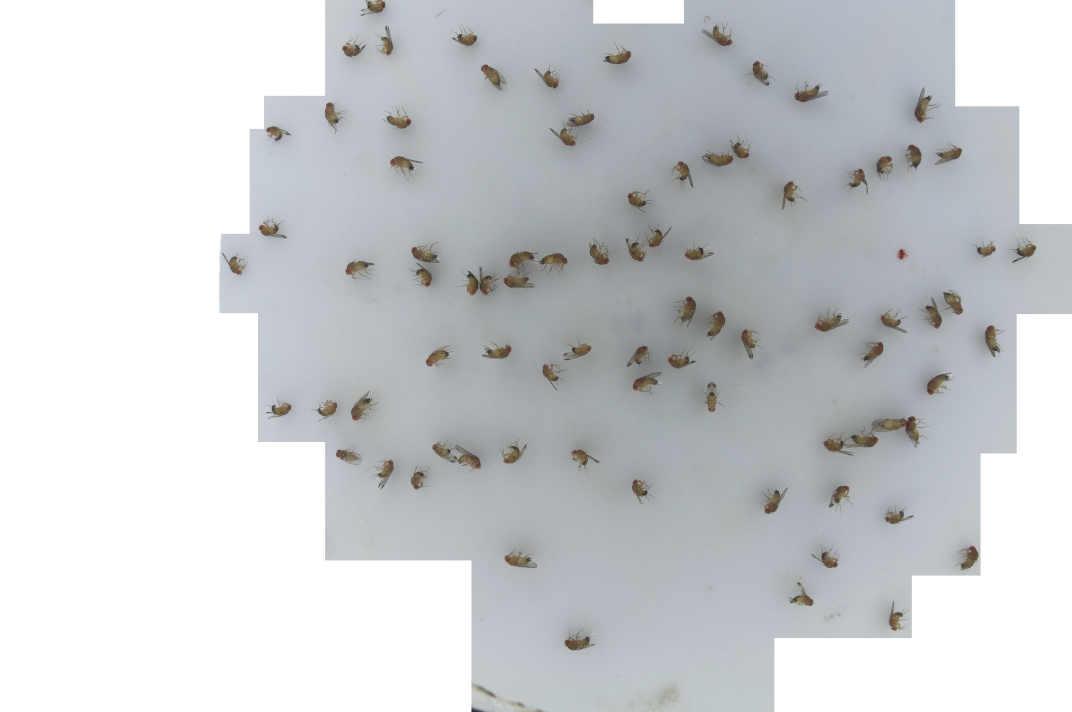
#> input picture images/Fotos 1-11-097.jpeg, 4288 x 2848 px, found by its file name (shown at 1/4 size)
$ jupyter execute --allow-errors fly_detect.ipynb   (shell and % lines are left out)
#> lines starting #> are read from the running program, lines starting #| are printed output that depends on the picture; after the words box and inside, x2 and y2 are one past the last pixel; in counts of white or black regions, pixels touching at a corner belong together
[cell 1]
import numpy as np
import cv2
import matplotlib.pyplot as plt

[cell 2]
img_orig = cv2.imread('Fotos 1-11-097.jpeg', cv2.COLOR_BGR2RGB)
#> img_orig is the input picture: shape (2848, 4288, 3); mean B, G, R 208.3, 206.1, 203.4
img_orig = cv2.cvtColor(img_orig, cv2.COLOR_RGB2BGR)
img_grey = cv2.imread('Fotos 1-11-097.jpeg', 0)                         # el cero final es para que la lea en greyscale
#> img_grey: shape (2848, 4288); min 19, max 255, mean 205.6

[cell 3]
def increase_brightness(img, value=30):
#> called with value = 30
    hsv = cv2.cvtColor(img, cv2.COLOR_BGR2HSV)
#> hsv: shape (2848, 4288, 3); mean H, S, V 13.8, 9.7, 209.1
    h, s, v = cv2.split(hsv)

    lim = 255 - value
    v[v > lim] = 255
    v[v <= lim] += value

    final_hsv = cv2.merge((h, s, v))
#> final_hsv: shape (2848, 4288, 3); mean H, S, V 13.8, 9.7, 227.4
    img = cv2.cvtColor(final_hsv, cv2.COLOR_HSV2BGR)
    return img

[cell 4]
img_orig_b = increase_brightness(img_orig, value=30)
plt.figure(figsize = (200,20))
plt.imshow(img_orig_b)

[cell 5]
plt.figure(figsize = (200,20))
plt.imshow(img_orig)

[cell 6]
# eye detection

lower_hsv = np.array([11, 40, 38])
higher_hsv = np.array([5, 38, 36])

#> (the rest of this cell did not finish here and is left out)

[cell 7]
img_orig_b = increase_brightness(img_orig, value=150)
#> in increase_brightness (call 2), `final_hsv = cv2.merge((h, s, v))`: final_hsv: shape (2848, 4288, 3); mean H, S, V 13.8, 9.7, 254.8
img_grey  = cv2.cvtColor(img_orig_b, cv2.COLOR_BGR2GRAY)
plt.figure(figsize = (200,20))
plt.imshow(img_grey)

[cell 8]
img_ = cv2.GaussianBlur(img_grey, (3,3), 0)
_, img_thr = cv2.threshold(img_, 230, 255, cv2.THRESH_BINARY)
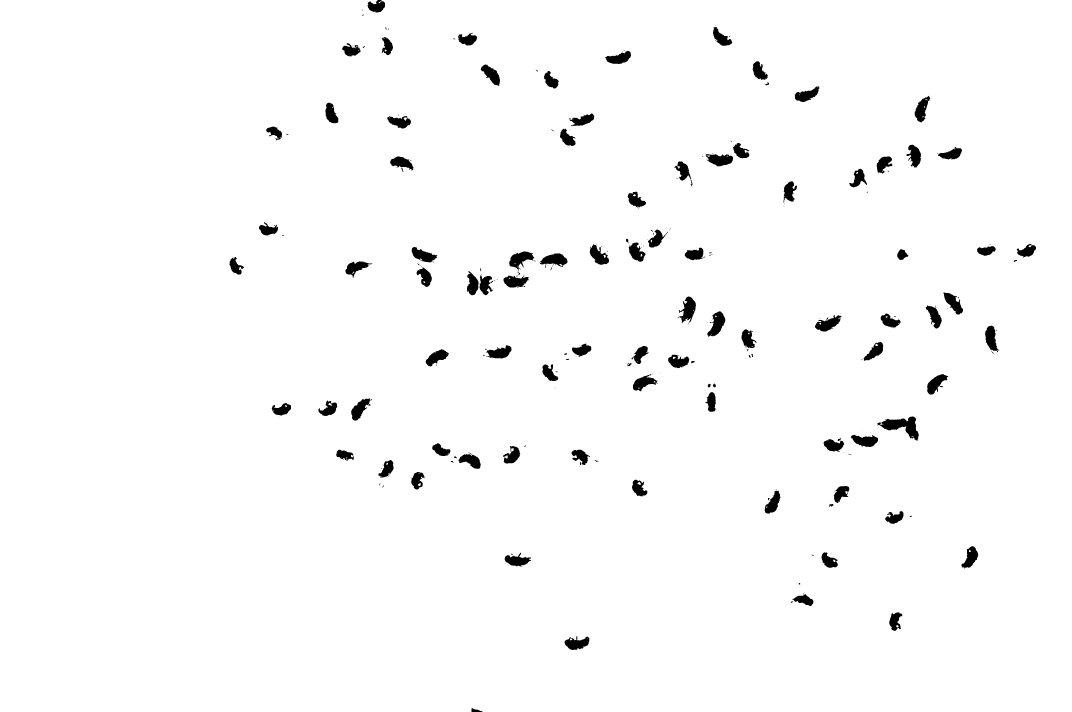
#> img_thr: shape (2848, 4288) (shown at 1/4 size); 98% white; 245 black regions (111 under 20 px), largest, box (x1, y1, x2, y2) and area: (3509, 1666, 3675, 1762) 6893, (2711, 1186, 2784, 1296) 3977, (2829, 1245, 2901, 1347) 3970

#img_thr = cv2.adaptiveThreshold(img_, 255, cv2.ADAPTIVE_THRESH_MEAN_C, cv2.THRESH_BINARY, 3, 5)
#_, img_thr = cv2.threshold(img_, 0, 255, cv2.THRESH_BINARY + cv2.THRESH_OTSU)

plt.figure(figsize = (200,20))
plt.imshow(img_thr, cmap="gray")

[cell 9]
image = img_orig

b = image.copy()
# set green and red channels to 0
b[:, :, 1] = 0
b[:, :, 2] = 0


g = image.copy()
# set blue and red channels to 0
g[:, :, 0] = 0
g[:, :, 2] = 0

r = image.copy()
# set blue and green channels to 0
r[:, :, 0] = 0
r[:, :, 1] = 0
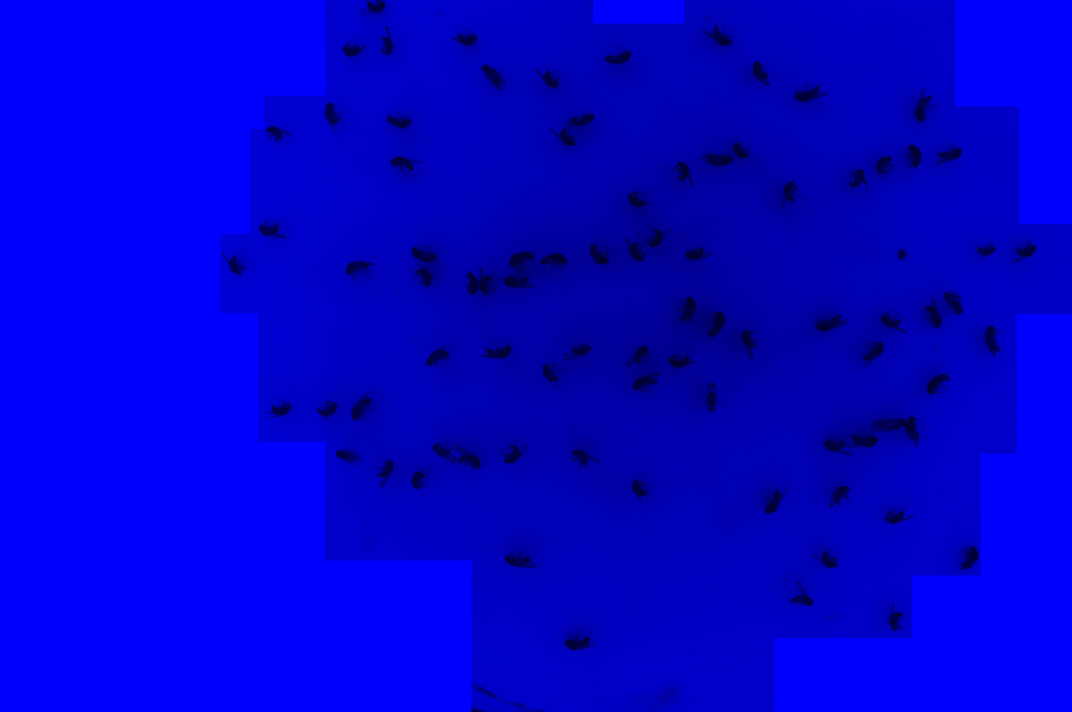
#> r: shape (2848, 4288, 3) (shown at 1/4 size); mean R, G, B 0, 0, 208.3


# RGB - Blue


plt.figure(figsize = (200,20))
plt.imshow(b, cmap="gray")

# RGB - Green

plt.figure(figsize = (200,20))
plt.imshow(g, cmap="gray")

# RGB - Red
plt.figure(figsize = (200,20))
plt.imshow(r, cmap="gray")

[cell 10]
# dilatation

kernel = np.ones((3,3), np.uint8)


img_thr_dil = cv2.dilate(img_thr, kernel, iterations = 7)
#> img_thr_dil: shape (2848, 4288); 99.4% white; 92 black regions (3 under 20 px), largest, box (x1, y1, x2, y2) and area: (3542, 1674, 3666, 1746) 2882, (2174, 1021, 2261, 1050) 1526, (2842, 626, 2924, 658) 1516
img_end = cv2.erode(img_thr_dil, kernel, iterations = 7)
#> img_end: shape (2848, 4288); 98.3% white; 85 black regions, largest, box (x1, y1, x2, y2) and area: (3535, 1667, 3673, 1753) 6200, (2038, 1007, 2131, 1066) 3393, (2167, 1014, 2268, 1057) 3374

plt.figure(figsize = (200,20))
plt.imshow(img_end, cmap="gray")

[cell 11]
# invert ... para opencv blanco es el obj
img_thr = cv2.bitwise_not(img_thr)

[cell 12]
# dilatation

kernel = np.ones((3,3), np.uint8)

img_thr_ero = cv2.erode(img_thr, kernel, iterations = 7)
img_thr_dil = cv2.dilate(img_thr_ero, kernel, iterations = 12)
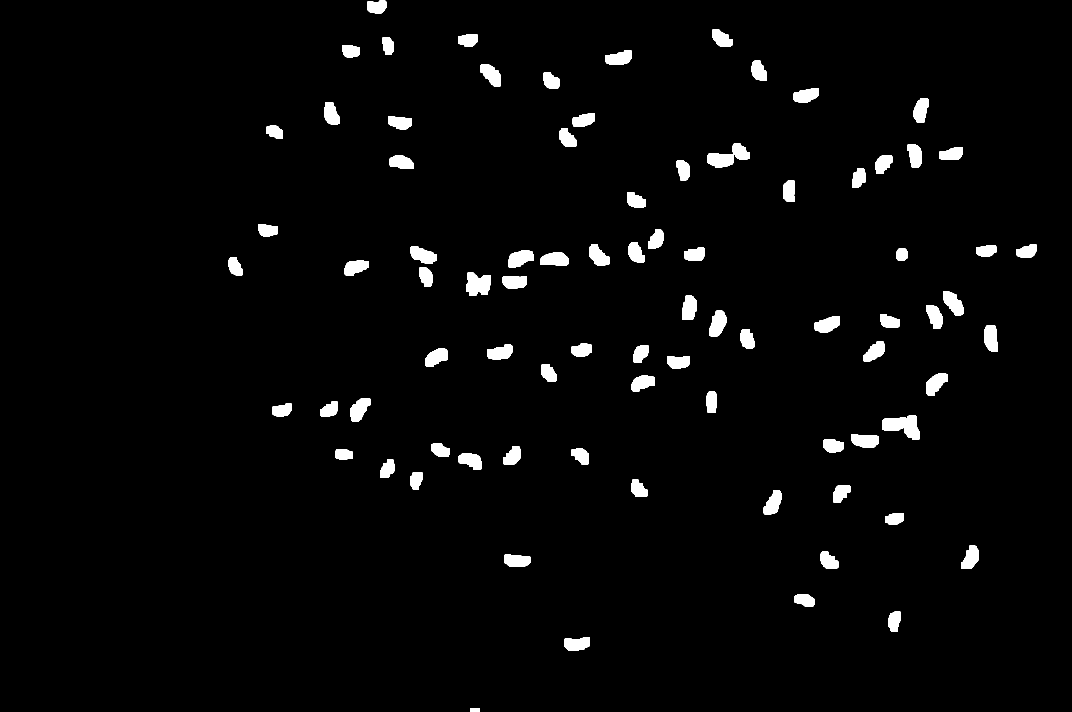
#> img_thr_dil: shape (2848, 4288) (shown at 1/4 size); 2.6% white; 84 white regions

plt.figure(figsize = (200,20))
plt.imshow(img_thr_dil, cmap="gray")

[cell 13]
# HAY 84 MOSCAS
t  = 18
cont = 0
contornos, _ = cv2.findContours(img_thr_dil, cv2.RETR_EXTERNAL, cv2.CHAIN_APPROX_SIMPLE)
#> contornos = 84 contours; largest, box (x1, y1, x2, y2) and area: (3530, 1662, 3678, 1758) 8528, (1864, 1091, 1964, 1184) 6907, (2033, 1002, 2136, 1071) 4909, (2836, 1243, 2905, 1346) 4851, (2162, 1009, 2273, 1062) 4785
print(len(contornos))
#| 84
for c in contornos:
    if len(c)>t:
        #print(len(c))
        cont = cont + 1
#> this loop made 84 passes
#> after the loop, cont = 83

print("cant contornos", cont)
#| cant contornos 83

[cell 14]
#img_fin = img_orig
img_fin = img_thr_dil
img_fin2 = img_orig

hmin = 20
wmin = 20
cont = 0

hmax = 120
wmax = 120
rect = 150

for c in contornos:
    if len(c)>t:
        (x, y, w, h) = cv2.boundingRect(c)
        if ((h>hmin) and (w>wmin)) and ((h<hmax) and (w<wmax)):

            x0 = int((x + w/2) - (rect/2))
            y0 = int((y + h/2) - (rect/2))
            cont=cont+1

            #cv2.rectangle(img_thr, (x0, y0), (x0+rect, y0+rect), (255, 255, 255), 5)
            cv2.rectangle(img_fin, (x0, y0), (x0+rect, y0+rect), (255, 0, 255), 5)
            cv2.rectangle(img_fin2, (x0, y0), (x0+rect, y0+rect), (255, 0, 255), 5)
        else:
            cont=cont+1
            cv2.rectangle(img_fin, (x0, y0), (x0+rect, y0+rect), (0, 255, 255), 5)
            cv2.rectangle(img_fin2, (x0, y0), (x0+rect, y0+rect), (0, 255, 255), 5)
#> this loop made 84 passes
#> (x, y, w, h, x0, y0) on passes 2 to 13: (2256, 2550, 104, 54, 2233, 2502), (3554, 2447, 50, 79, 3504, 2411), (3177, 2378, 80, 48, 3142, 2327), (2016, 2219, 105, 48, 1993, 2168), (3282, 2207, 71, 68, 3242, 2166), (3845, 2183, 71, 91, 3805, 2153), (3541, 2052, 74, 47, 3503, 2000), (3055, 1960, 70, 98, 3015, 1934), (3332, 1940, 69, 71, 3291, 1900), (2525, 1919, 65, 68, 2482, 1878), (1641, 1889, 48, 68, 1590, 1848), (1520, 1839, 58, 73, 1474, 1800)
#> (x, y, w, h) on pass 21: (3530, 1662, 148, 96)
#> img_fin: shape (2848, 4288); 5.3% white; 119 white regions, largest, box (x1, y1, x2, y2) and area: (1836, 957, 2296, 1216) 29130, (2319, 722, 2856, 1099) 25866, (3358, 536, 3882, 790) 22430
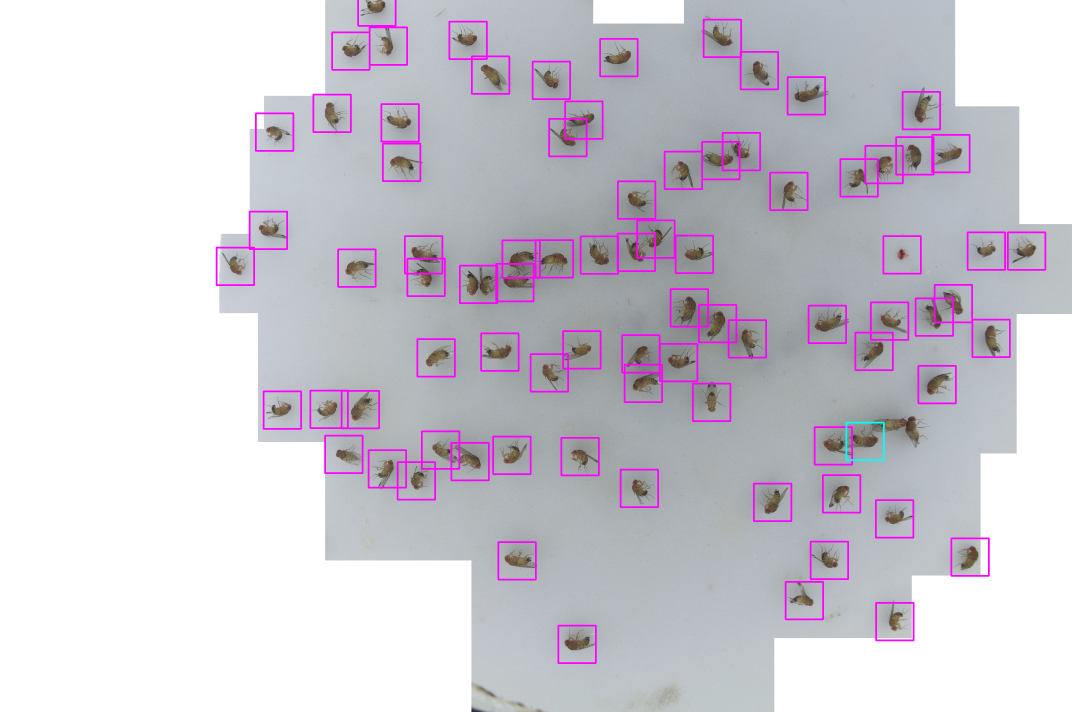
#> img_fin2: shape (2848, 4288, 3) (shown at 1/4 size); mean R, G, B 205.8, 201.6, 210.5
#> after the loop, cont = 83


print(cont)
#| 83

[cell 15]
plt.figure(figsize = (200,20))
plt.imshow(img_fin)

[cell 16]
plt.figure(figsize = (200,20))
plt.imshow(img_fin2)

[cell 17]
from skimage.filters import threshold_local

img_ = cv2.GaussianBlur(img_orig, (25,25), 0)
#> img_: shape (2848, 4288, 3)

V = cv2.split(cv2.cvtColor(img_, cv2.COLOR_BGR2HSV))[2]
T = threshold_local(V, 127, offset=7, method="gaussian")

thresh = (V > T).astype("uint8") * 255
#> thresh: shape (2848, 4288); 92% white; 1095 black regions (482 under 20 px), largest, box (x1, y1, x2, y2) and area: (1300, 1898, 1998, 2848) 35431, (3789, 0, 4288, 940) 32657, (2009, 883, 2948, 1212) 28444

plt.figure(figsize = (200,20))
plt.imshow(thresh)

[cell 18]
plt.figure(figsize = (100,10))
plt.imshow(img_grey, cmap='gray') #"Grises"

[cell 19]
mask = np.zeros([2848, 4288], np.int8)
cv2.circle(mask,(2540, 1050), 1500, (255,255,255), -1)
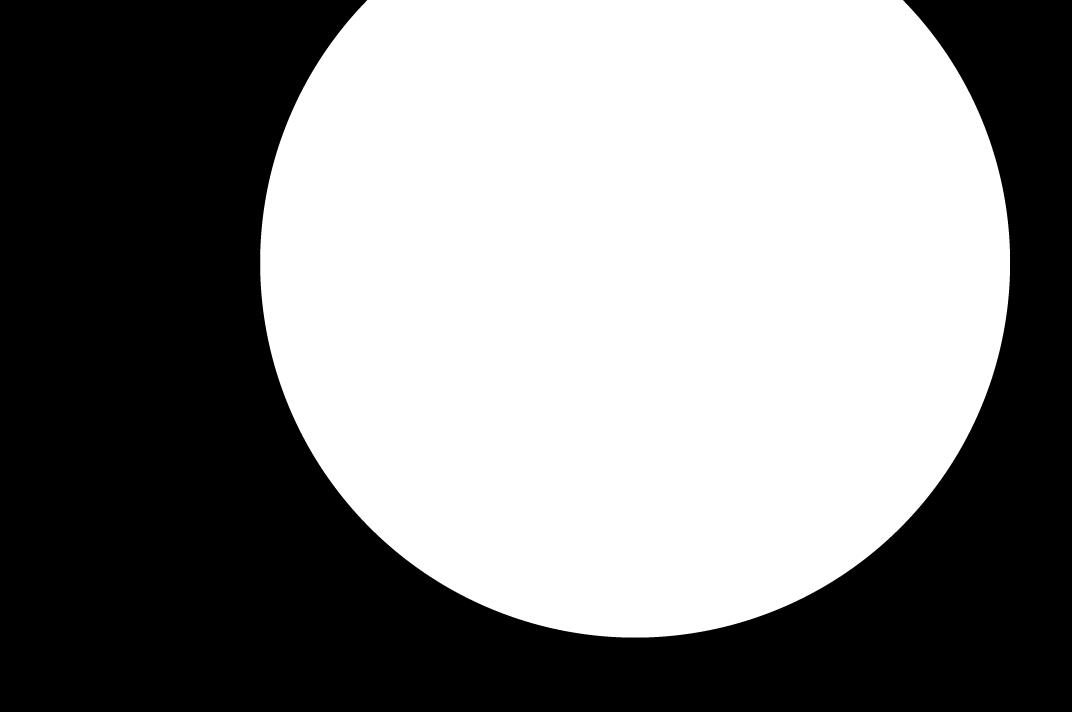
#> mask: shape (2848, 4288) int8 (shown at 1/4 size); values 0 (black) and 127 (white), 52.4% white; 1 black region, box (x1, y1, x2, y2) and area: (0, 0, 4288, 2848) 5807457

plt.imshow(mask, cmap='gray')

print(mask[1500,1030])
#| 0
print(mask[0,0])
#| 0


img_grey[mask == 0] = 255

[cell 20]
_, th = cv2.threshold(img_grey, 120, 255, cv2.THRESH_BINARY)
#> th: shape (2848, 4288); 100% white; black in thin lines or dots, all inside (x1, y1, x2, y2) = (1713, 1015, 3614, 1132)

plt.figure(figsize = (100,10))
plt.imshow(th)

[cell 21]
contornos, _ = cv2.findContours(th, cv2.RETR_EXTERNAL, cv2.CHAIN_APPROX_SIMPLE)
#> contornos = [[[0, 0], [0, 2847], [4287, 2847], [4287, 0]]]
print(len(contornos))
#| 1

[cell 22]
img_bb = img_orig
hmax = 150
wmax = 150
rect = 150

for c in contornos:
    (x, y, w, h) = cv2.boundingRect(c)
    #if (h<hmax) or (w<wmax):

    x0 = int((x + w/2) - (rect/2))
    y0 = int((y + h/2) - (rect/2))

    cv2.rectangle(img_bb, (x0, y0), (x0+rect, y0+rect), (0, 0, 255), 2)
#> this loop made 1 pass
#> (c, x, y, w, h, x0, y0) on pass 1: ([[0, 0], [0, 2847], [4287, 2847], [4287, 0]], 0, 0, 4288, 2848, 2069, 1349)
    #else:
    #    cv2.rectangle(img_bb, (x, y), (x+w, y+h), (0, 0, 255), 20)

plt.figure(figsize = (200,20))
plt.imshow(img_bb)
